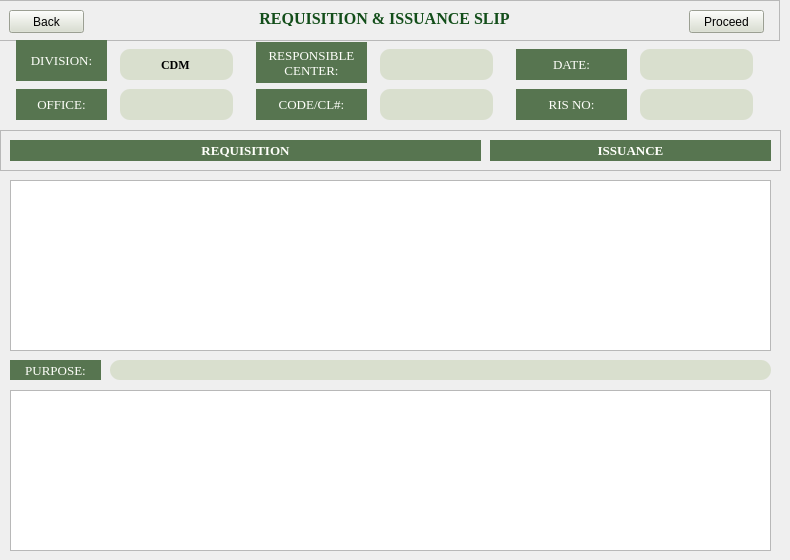
    <widget class="QWidget" name="page7">
     <widget class="QLineEdit" name="input44">
      <property name="geometry">
       <rect>
        <x>380</x>
        <y>89</y>
        <width>113</width>
        <height>31</height>
       </rect>
      </property>
      <property name="styleSheet">
       <string notr="true">background-color: rgb(217, 223, 206);
border-radius: 10px</string>
      </property>
      <property name="alignment">
       <set>Qt::AlignCenter</set>
      </property>
     </widget>
     <widget class="QLineEdit" name="input77">
      <property name="geometry">
       <rect>
        <x>110</x>
        <y>360</y>
        <width>661</width>
        <height>20</height>
       </rect>
      </property>
      <property name="styleSheet">
       <string notr="true">background-color: rgb(217, 223, 206);
border-radius: 10px</string>
      </property>
      <property name="alignment">
       <set>Qt::AlignCenter</set>
      </property>
     </widget>
     <widget class="QLineEdit" name="cdmInput2">
      <property name="geometry">
       <rect>
        <x>120</x>
        <y>49</y>
        <width>113</width>
        <height>31</height>
       </rect>
      </property>
      <property name="font">
       <font>
        <family>Georgia</family>
        <weight>75</weight>
        <bold>true</bold>
        <kerning>true</kerning>
       </font>
      </property>
      <property name="styleSheet">
       <string notr="true">background-color: rgb(217, 223, 206);
border-radius: 10px</string>
      </property>
      <property name="text">
       <string>CDM</string>
      </property>
      <property name="alignment">
       <set>Qt::AlignCenter</set>
      </property>
     </widget>
     <widget class="QFrame" name="containerTop2">
      <property name="geometry">
       <rect>
        <x>-1</x>
        <y>0</y>
        <width>781</width>
        <height>41</height>
       </rect>
      </property>
      <property name="frameShape">
       <enum>QFrame::StyledPanel</enum>
      </property>
      <property name="frameShadow">
       <enum>QFrame::Raised</enum>
      </property>
      <widget class="QLabel" name="requisitionIssuanceSlip2">
       <property name="geometry">
        <rect>
         <x>220</x>
         <y>10</y>
         <width>331</width>
         <height>16</height>
        </rect>
       </property>
       <property name="font">
        <font>
         <family>Georgia</family>
         <pointsize>12</pointsize>
         <weight>75</weight>
         <bold>true</bold>
        </font>
       </property>
       <property name="styleSheet">
        <string notr="true">color: rgb(19, 78, 26);</string>
       </property>
       <property name="text">
        <string>REQUISITION &amp; ISSUANCE SLIP</string>
       </property>
       <property name="alignment">
        <set>Qt::AlignCenter</set>
       </property>
      </widget>
      <widget class="QPushButton" name="backBtn7">
       <property name="geometry">
        <rect>
         <x>10</x>
         <y>10</y>
         <width>75</width>
         <height>23</height>
        </rect>
       </property>
       <property name="styleSheet">
        <string notr="true">background-color: rgb(217, 223, 206);</string>
       </property>
       <property name="text">
        <string>Back</string>
       </property>
      </widget>
      <widget class="QPushButton" name="proceedBtn7">
       <property name="geometry">
        <rect>
         <x>690</x>
         <y>10</y>
         <width>75</width>
         <height>23</height>
        </rect>
       </property>
       <property name="styleSheet">
        <string notr="true">background-color: rgb(217, 223, 206);</string>
       </property>
       <property name="text">
        <string>Proceed</string>
       </property>
      </widget>
     </widget>
     <widget class="QLabel" name="codeCL2">
      <property name="geometry">
       <rect>
        <x>256</x>
        <y>89</y>
        <width>111</width>
        <height>31</height>
       </rect>
      </property>
      <property name="font">
       <font>
        <family>Georgia</family>
        <pointsize>10</pointsize>
       </font>
      </property>
      <property name="styleSheet">
       <string notr="true">color: rgb(254, 255, 250);
background-color: rgb(87, 117, 80);
</string>
      </property>
      <property name="text">
       <string>CODE/CL#:</string>
      </property>
      <property name="alignment">
       <set>Qt::AlignCenter</set>
      </property>
     </widget>
     <widget class="QLineEdit" name="input33">
      <property name="geometry">
       <rect>
        <x>380</x>
        <y>49</y>
        <width>113</width>
        <height>31</height>
       </rect>
      </property>
      <property name="styleSheet">
       <string notr="true">background-color: rgb(217, 223, 206);
border-radius: 10px</string>
      </property>
      <property name="alignment">
       <set>Qt::AlignCenter</set>
      </property>
     </widget>
     <widget class="QLabel" name="date2">
      <property name="geometry">
       <rect>
        <x>516</x>
        <y>49</y>
        <width>111</width>
        <height>31</height>
       </rect>
      </property>
      <property name="font">
       <font>
        <family>Georgia</family>
        <pointsize>10</pointsize>
       </font>
      </property>
      <property name="styleSheet">
       <string notr="true">color: rgb(254, 255, 250);
background-color: rgb(87, 117, 80);
</string>
      </property>
      <property name="text">
       <string>DATE:</string>
      </property>
      <property name="alignment">
       <set>Qt::AlignCenter</set>
      </property>
     </widget>
     <widget class="QTableView" name="tableView11">
      <property name="geometry">
       <rect>
        <x>10</x>
        <y>180</y>
        <width>761</width>
        <height>171</height>
       </rect>
      </property>
     </widget>
     <widget class="QFrame" name="containerBelowTop_2">
      <property name="geometry">
       <rect>
        <x>0</x>
        <y>130</y>
        <width>781</width>
        <height>41</height>
       </rect>
      </property>
      <property name="frameShape">
       <enum>QFrame::StyledPanel</enum>
      </property>
      <property name="frameShadow">
       <enum>QFrame::Raised</enum>
      </property>
      <widget class="QLabel" name="label_29">
       <property name="geometry">
        <rect>
         <x>10</x>
         <y>10</y>
         <width>471</width>
         <height>21</height>
        </rect>
       </property>
       <property name="font">
        <font>
         <family>Georgia</family>
         <pointsize>10</pointsize>
         <weight>75</weight>
         <bold>true</bold>
        </font>
       </property>
       <property name="styleSheet">
        <string notr="true">color: rgb(254, 255, 250);
background-color: rgb(87, 117, 80);</string>
       </property>
       <property name="text">
        <string>REQUISITION</string>
       </property>
       <property name="alignment">
        <set>Qt::AlignCenter</set>
       </property>
      </widget>
      <widget class="QLabel" name="label_48">
       <property name="geometry">
        <rect>
         <x>490</x>
         <y>10</y>
         <width>281</width>
         <height>21</height>
        </rect>
       </property>
       <property name="font">
        <font>
         <family>Georgia</family>
         <pointsize>10</pointsize>
         <weight>75</weight>
         <bold>true</bold>
        </font>
       </property>
       <property name="styleSheet">
        <string notr="true">color: rgb(254, 255, 250);
background-color: rgb(87, 117, 80);</string>
       </property>
       <property name="text">
        <string>ISSUANCE</string>
       </property>
       <property name="alignment">
        <set>Qt::AlignCenter</set>
       </property>
      </widget>
     </widget>
     <widget class="QLabel" name="responsibleCenter2">
      <property name="geometry">
       <rect>
        <x>256</x>
        <y>42</y>
        <width>111</width>
        <height>41</height>
       </rect>
      </property>
      <property name="font">
       <font>
        <family>Georgia</family>
        <pointsize>10</pointsize>
       </font>
      </property>
      <property name="styleSheet">
       <string notr="true">color: rgb(254, 255, 250);
background-color: rgb(87, 117, 80);
</string>
      </property>
      <property name="text">
       <string>RESPONSIBLE CENTER:</string>
      </property>
      <property name="alignment">
       <set>Qt::AlignCenter</set>
      </property>
      <property name="wordWrap">
       <bool>true</bool>
      </property>
     </widget>
     <widget class="QLabel" name="risNo2">
      <property name="geometry">
       <rect>
        <x>516</x>
        <y>89</y>
        <width>111</width>
        <height>31</height>
       </rect>
      </property>
      <property name="font">
       <font>
        <family>Georgia</family>
        <pointsize>10</pointsize>
       </font>
      </property>
      <property name="styleSheet">
       <string notr="true">color: rgb(254, 255, 250);
background-color: rgb(87, 117, 80);
</string>
      </property>
      <property name="text">
       <string>RIS NO:</string>
      </property>
      <property name="alignment">
       <set>Qt::AlignCenter</set>
      </property>
     </widget>
     <widget class="QLineEdit" name="input22">
      <property name="geometry">
       <rect>
        <x>120</x>
        <y>89</y>
        <width>113</width>
        <height>31</height>
       </rect>
      </property>
      <property name="styleSheet">
       <string notr="true">background-color: rgb(217, 223, 206);
border-radius: 10px</string>
      </property>
      <property name="alignment">
       <set>Qt::AlignCenter</set>
      </property>
     </widget>
     <widget class="QLabel" name="office2">
      <property name="geometry">
       <rect>
        <x>16</x>
        <y>89</y>
        <width>91</width>
        <height>31</height>
       </rect>
      </property>
      <property name="font">
       <font>
        <family>Georgia</family>
        <pointsize>10</pointsize>
       </font>
      </property>
      <property name="styleSheet">
       <string notr="true">color: rgb(254, 255, 250);
background-color: rgb(87, 117, 80);
</string>
      </property>
      <property name="text">
       <string>OFFICE:</string>
      </property>
      <property name="alignment">
       <set>Qt::AlignCenter</set>
      </property>
     </widget>
     <widget class="QLabel" name="purpose2">
      <property name="geometry">
       <rect>
        <x>10</x>
        <y>360</y>
        <width>91</width>
        <height>20</height>
       </rect>
      </property>
      <property name="font">
       <font>
        <family>Georgia</family>
        <pointsize>10</pointsize>
       </font>
      </property>
      <property name="styleSheet">
       <string notr="true">color: rgb(254, 255, 250);
background-color: rgb(87, 117, 80);
</string>
      </property>
      <property name="text">
       <string>PURPOSE:</string>
      </property>
      <property name="alignment">
       <set>Qt::AlignCenter</set>
      </property>
     </widget>
     <widget class="QLabel" name="division2">
      <property name="geometry">
       <rect>
        <x>16</x>
        <y>40</y>
        <width>91</width>
        <height>41</height>
       </rect>
      </property>
      <property name="font">
       <font>
        <family>Georgia</family>
        <pointsize>10</pointsize>
       </font>
      </property>
      <property name="styleSheet">
       <string notr="true">color: rgb(254, 255, 250);
background-color: rgb(87, 117, 80);
</string>
      </property>
      <property name="text">
       <string>DIVISION:</string>
      </property>
      <property name="alignment">
       <set>Qt::AlignCenter</set>
      </property>
     </widget>
     <widget class="QLineEdit" name="input66">
      <property name="geometry">
       <rect>
        <x>640</x>
        <y>89</y>
        <width>113</width>
        <height>31</height>
       </rect>
      </property>
      <property name="styleSheet">
       <string notr="true">background-color: rgb(217, 223, 206);
border-radius: 10px</string>
      </property>
      <property name="alignment">
       <set>Qt::AlignCenter</set>
      </property>
     </widget>
     <widget class="QTableView" name="tableView22">
      <property name="geometry">
       <rect>
        <x>10</x>
        <y>390</y>
        <width>761</width>
        <height>161</height>
       </rect>
      </property>
     </widget>
     <widget class="QLineEdit" name="input55">
      <property name="geometry">
       <rect>
        <x>640</x>
        <y>49</y>
        <width>113</width>
        <height>31</height>
       </rect>
      </property>
      <property name="styleSheet">
       <string notr="true">background-color: rgb(217, 223, 206);
border-radius: 10px</string>
      </property>
      <property name="alignment">
       <set>Qt::AlignCenter</set>
      </property>
     </widget>
    </widget>
